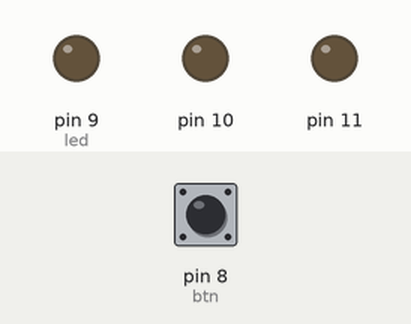
This sketch was run on a simulated Arduino Uno, built with avr-gcc and run on an emulated ATmega328P. Shown: output pins drawn as LEDs (lit = HIGH). Dashed ring = blinking. The inputs (shaded band) are chosen by the test bench; at power-on: pin 8 (btn) HIGH.

Above: at 1.2 s.
1.3 s: pin 8 (btn) pulled LOW for 3.2 s
At 1.7 s:
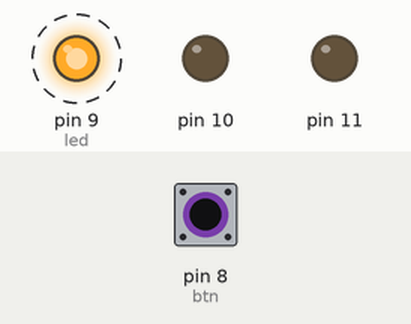
Timing chart, 0 to 6.3 s (numbered marks = the images above; inputs shaded):
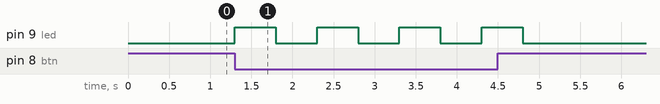

Measured:
- after the input at 1.3 s, pin 9 (led): alternates HIGH for 0.50 s and LOW for 0.50 s, 8 changes in all, then stays LOW, starting at once

The sketch:

3led.ino
```cpp
// clinton connelly

int led = 9;
const int btn = 8;

void setup() {
  pinMode(9, OUTPUT);
  pinMode(10, OUTPUT);
  pinMode(11, OUTPUT);
  pinMode(btn, INPUT_PULLUP);
}

void loop() {
  // if btn is pressed, blink LED
  while(!digitalRead(btn)){

    digitalWrite(led, HIGH);
    delay(500);
    digitalWrite(led, LOW);
    delay(500);

    ++led = 9 + led%3;    // 9, 10, 11, 9, 10, ...
  }

  digitalWrite(led, LOW);
  led = 9;

}
```
